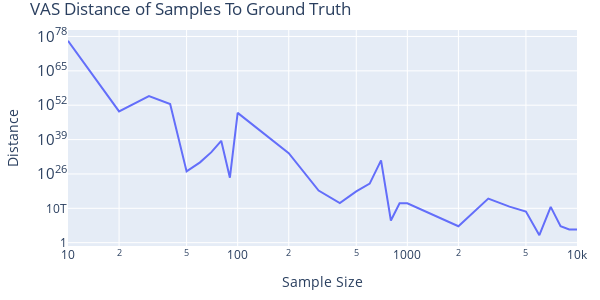

Write notebook code for a chart like this one.
### Code cell
vas_line = go.Figure(layout=default_layout)

vas_line.add_trace(lineof(x=domain, y=v1, name='VAS'))
vas_line.update_yaxes(type='log')
vas_line.update_xaxes(type='log')

vas_line.update_layout(
        title='VAS Distance of Samples To Ground Truth', 
        xaxis_title='Sample Size', 
        yaxis_title='Distance')

vas_line

### Figure 1 — Plotly figure (JSON) as saved in the notebook; plotly's stock layout.template omitted (floating-point values rounded to 4 significant figures)
{"data": [{"mode": "lines", "name": "VAS", "type": "scatter", "x": [10, 20, 30, 40, 50, 60, 70, 80, 90, 100, 200, 300, 400, 500, 600, 700, 800, 900, 1000, 2000, 3000, 4000, 5000, 6000, 7000, 8000, 9000, 10000], "y": [2.326e+76, 4.498e+49, 3.057e+55, 2.825e+52, 8.951e+26, 2.406e+30, 1.786e+34, 3.341e+38, 3.642e+24, 1.264e+49, 7.297e+33, 51820766786300420000, 873800000000000.0, 24350249147188390000, 2.273e+22, 1.392e+31, 248800000.0, 840700000000000.0, 841300000000000.0, 1595000.0, 45665868031467430, 42580000000000.0, 630200000000.0, 670.1, 36210000000000.0, 1594000.0, 93090.0, 92920.0]}], "layout": {"height": 300, "margin": {"b": 20, "l": 20, "r": 20, "t": 30}, "title": {"text": "VAS Distance of Samples To Ground Truth"}, "width": 600, "xaxis": {"title": {"text": "Sample Size"}, "type": "log"}, "yaxis": {"title": {"text": "Distance"}, "type": "log"}}}
